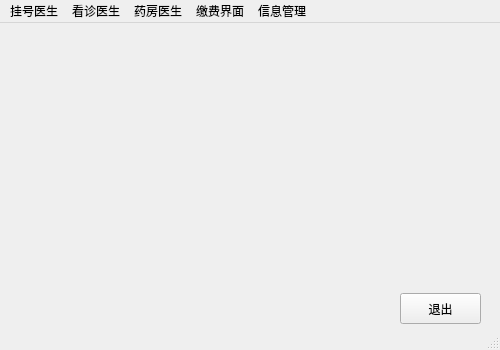
<?xml version="1.0" encoding="UTF-8"?>
<ui version="4.0">
 <class>Menu</class>
 <widget class="QMainWindow" name="Menu">
  <property name="geometry">
   <rect>
    <x>0</x>
    <y>0</y>
    <width>500</width>
    <height>350</height>
   </rect>
  </property>
  <property name="windowTitle">
   <string>MainWindow</string>
  </property>
  <widget class="QWidget" name="centralwidget">
   <widget class="QPushButton" name="exitButton">
    <property name="geometry">
     <rect>
      <x>400</x>
      <y>270</y>
      <width>81</width>
      <height>31</height>
     </rect>
    </property>
    <property name="text">
     <string>退出</string>
    </property>
   </widget>
  </widget>
  <widget class="QMenuBar" name="menubar">
   <property name="geometry">
    <rect>
     <x>0</x>
     <y>0</y>
     <width>500</width>
     <height>17</height>
    </rect>
   </property>
   <widget class="QMenu" name="menu">
    <property name="title">
     <string>挂号医生</string>
    </property>
    <addaction name="appointAction"/>
   </widget>
   <widget class="QMenu" name="menu_2">
    <property name="title">
     <string>看诊医生</string>
    </property>
    <addaction name="hendleAction"/>
   </widget>
   <widget class="QMenu" name="menu_3">
    <property name="title">
     <string>药房医生</string>
    </property>
    <addaction name="drugAction"/>
   </widget>
   <widget class="QMenu" name="menu_4">
    <property name="title">
     <string>缴费界面</string>
    </property>
    <addaction name="chargeAction"/>
   </widget>
   <widget class="QMenu" name="menu_5">
    <property name="title">
     <string>信息管理</string>
    </property>
    <addaction name="infoAction"/>
   </widget>
   <addaction name="menu"/>
   <addaction name="menu_2"/>
   <addaction name="menu_3"/>
   <addaction name="menu_4"/>
   <addaction name="menu_5"/>
  </widget>
  <widget class="QStatusBar" name="statusbar"/>
  <action name="appointAction">
   <property name="text">
    <string>挂号界面</string>
   </property>
  </action>
  <action name="hendleAction">
   <property name="text">
    <string>看诊界面</string>
   </property>
  </action>
  <action name="drugAction">
   <property name="text">
    <string>药房界面</string>
   </property>
  </action>
  <action name="chargeAction">
   <property name="text">
    <string>缴费窗口</string>
   </property>
  </action>
  <action name="infoAction">
   <property name="text">
    <string>信息管理</string>
   </property>
  </action>
 </widget>
 <resources/>
 <connections/>
</ui>
